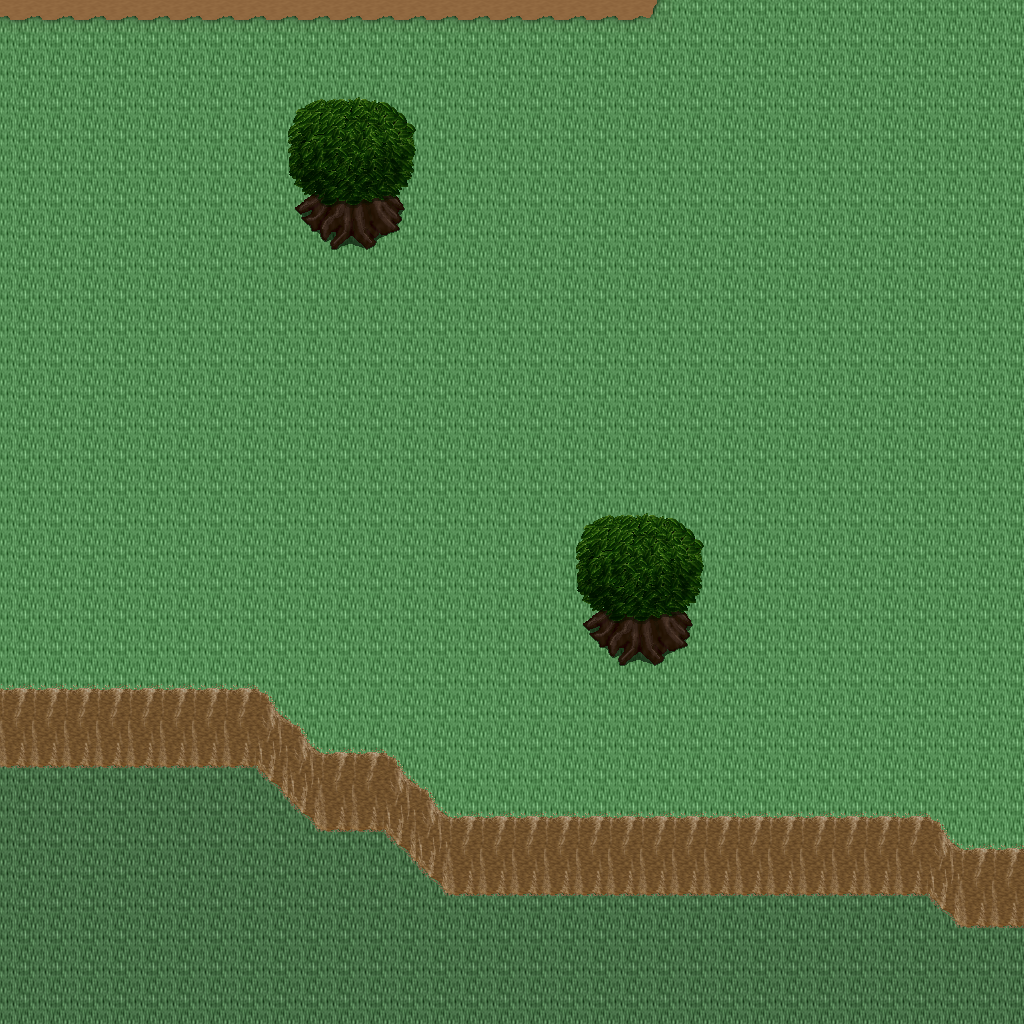

Below is a game level as drawn by its tile map, then a one-line description and the .tmx that defines it (tile-layer data replaced by summaries):
An orthogonal 32x32 tile map with 32x32 px tiles, 5 tile layers (Ground, Objects, Objects2, Above, ...), 1 hidden layer not drawn, 29 tilesets.

<map version="1.10" tiledversion="1.11.0" orientation="orthogonal" renderorder="right-down" width="32" height="32" tilewidth="32" tileheight="32" infinite="0" nextlayerid="11" nextobjectid="1">
 <tileset firstgid="1" name="logic_collision" tilewidth="32" tileheight="32" tilecount="1" columns="1">
  <image source="../drawable/logic_collision.png" width="32" height="32" />
 </tileset>
 <tileset firstgid="2" name="ground_ground" tilewidth="32" tileheight="32" tilecount="33" columns="3">
  <image source="../drawable/ground_ground.png" width="96" height="352" />
 </tileset>
 <tileset firstgid="35" name="building_castle" tilewidth="32" tileheight="32" tilecount="320" columns="20">
  <image source="../drawable/building_castle.png" width="640" height="512" />
 </tileset>
 <tileset firstgid="355" name="ground_grass_corners" tilewidth="32" tileheight="32" tilecount="24" columns="6">
  <image source="../drawable/ground_grass_corners.png" width="192" height="128" />
 </tileset>
 <tileset firstgid="379" name="ground_grass_edges" tilewidth="32" tileheight="32" tilecount="36" columns="12">
  <image source="../drawable/ground_grass_edges.png" width="384" height="96" />
 </tileset>
 <tileset firstgid="415" name="ground_water_pool" tilewidth="32" tileheight="32" tilecount="72" columns="3">
  <image source="../drawable/ground_water_pool.png" width="96" height="768" />
 </tileset>
 <tileset firstgid="487" name="ground_earth_edges" tilewidth="32" tileheight="32" tilecount="18" columns="6">
  <image source="../drawable/ground_earth_edges.png" width="192" height="96" />
 </tileset>
 <tileset firstgid="505" name="item_weapon_cannon" tilewidth="32" tileheight="32" tilecount="12" columns="3">
  <image source="../drawable/item_weapon_cannon.png" width="96" height="128" />
 </tileset>
 <tileset firstgid="517" name="item_pot_barrels_1" tilewidth="32" tileheight="32" tilecount="8" columns="4">
  <image source="../drawable/item_pot_barrels_1.png" width="128" height="64" />
 </tileset>
 <tileset firstgid="525" name="ground_cobbled_paving" tilewidth="32" tileheight="32" tilecount="1" columns="1">
  <image source="../drawable/ground_cobbled_paving.png" width="32" height="32" />
 </tileset>
 <tileset firstgid="526" name="ground_ridge_earth_pale" tilewidth="32" tileheight="32" tilecount="96" columns="12">
  <image source="../drawable/ground_ridge_earth_pale.png" width="384" height="256" />
 </tileset>
 <tileset firstgid="622" name="plant_bushes_and_trees" tilewidth="32" tileheight="32" tilecount="144" columns="16">
  <image source="../drawable/plant_bushes_and_trees.png" width="512" height="289" />
 </tileset>
 <tileset firstgid="766" name="plant_bush_leafy_2" tilewidth="32" tileheight="32" tilecount="12" columns="6">
  <image source="../drawable/plant_bush_leafy_2.png" width="192" height="64" />
 </tileset>
 <tileset firstgid="778" name="plant_bush_flowering" tilewidth="32" tileheight="32" tilecount="72" columns="8">
  <image source="../drawable/plant_bush_flowering.png" width="256" height="288" />
 </tileset>
 <tileset firstgid="850" name="plant_stump_small_stump" tilewidth="32" tileheight="32" tilecount="4" columns="2">
  <image source="../drawable/plant_stump_small_stump.png" width="64" height="64" />
 </tileset>
 <tileset firstgid="854" name="plant_tree_fall_trees" tilewidth="32" tileheight="32" tilecount="40" columns="8">
  <image source="../drawable/plant_tree_fall_trees.png" width="256" height="160" />
 </tileset>
 <tileset firstgid="894" name="logic_creature_animal" tilewidth="32" tileheight="32" tilecount="32" columns="8">
  <image source="../drawable/logic_creature_animal.png" width="256" height="128" />
 </tileset>
 <tileset firstgid="926" name="logic_creature_rodent" tilewidth="32" tileheight="32" tilecount="8" columns="8">
  <image source="../drawable/logic_creature_rodent.png" width="256" height="32" />
 </tileset>
 <tileset firstgid="934" name="plant_vine" tilewidth="32" tileheight="32" tilecount="3" columns="1">
  <image source="../drawable/plant_vine.png" width="32" height="96" />
 </tileset>
 <tileset firstgid="937" name="building_cottage" tilewidth="32" tileheight="32" tilecount="256" columns="16">
  <image source="../drawable/building_cottage.png" width="512" height="512" />
 </tileset>
 <tileset firstgid="1193" name="building_roof_thatched_roof" tilewidth="32" tileheight="32" tilecount="256" columns="16">
  <image source="../drawable/building_roof_thatched_roof.png" width="512" height="512" />
 </tileset>
 <tileset firstgid="1449" name="building_window_windows" tilewidth="32" tileheight="32" tilecount="256" columns="16">
  <image source="../drawable/building_window_windows.png" width="512" height="512" />
 </tileset>
 <tileset firstgid="1705" name="building_door_doors" tilewidth="32" tileheight="32" tilecount="256" columns="16">
  <image source="../drawable/building_door_doors.png" width="512" height="512" />
 </tileset>
 <tileset firstgid="1961" name="building_fence_fence_wooden" tilewidth="32" tileheight="32" tilecount="12" columns="3">
  <image source="../drawable/building_fence_fence_wooden.png" width="96" height="128" />
 </tileset>
 <tileset firstgid="1973" name="ground_ground_3" tilewidth="32" tileheight="32" tilecount="5" columns="5">
  <image source="../drawable/ground_ground_3.png" width="160" height="32" />
 </tileset>
 <tileset firstgid="1978" name="plant_tree_tree_darkgreen" tilewidth="32" tileheight="32" tilecount="88" columns="8">
  <image source="../drawable/plant_tree_tree_darkgreen.png" width="256" height="352" />
 </tileset>
 <tileset firstgid="2066" name="logic_portal" tilewidth="32" tileheight="32" tilecount="24" columns="8">
  <image source="../drawable/logic_portal.png" width="256" height="96" />
 </tileset>
 <tileset firstgid="2090" name="building_decoration_magician_banner" tilewidth="32" tileheight="32" tilecount="3" columns="3">
  <image source="../drawable/building_decoration_magician_banner.png" width="96" height="32" />
 </tileset>
 <tileset firstgid="2093" name="ground_ladder_vertical_dark" tilewidth="32" tileheight="32" tilecount="3" columns="3">
  <image source="../drawable/ground_ladder_vertical_dark.png" width="96" height="32" />
 </tileset>
 <layer id="1" name="Ground" width="32" height="32">
  <data>[1024 cells, 1024 non-empty, 3 distinct tile ids]</data>
 </layer>
 <layer id="2" name="Objects" width="32" height="32">
  <data>[1024 cells, 138 non-empty, 17 distinct tile ids]</data>
 </layer>
 <layer id="3" name="Objects2" width="32" height="32">
  <data>[1024 cells, 0 non-empty, 0 distinct tile ids]</data>
 </layer>
 <layer id="4" name="Above" width="32" height="32">
  <data>[1024 cells, 24 non-empty, 12 distinct tile ids]</data>
 </layer>
 <layer id="5" name="Above2" width="32" height="32">
  <data>[1024 cells, 0 non-empty, 0 distinct tile ids]</data>
 </layer>
 <layer id="6" name="Walkable" width="32" height="32" visible="0">
  <data>[1024 cells, 80 non-empty, 1 distinct tile ids]</data>
 </layer>
 <objectgroup id="7" name="Mapevents" />
 <objectgroup id="8" name="Spawn" />
 <objectgroup id="9" name="Keys" />
 <objectgroup id="10" name="Replace" />
</map>
